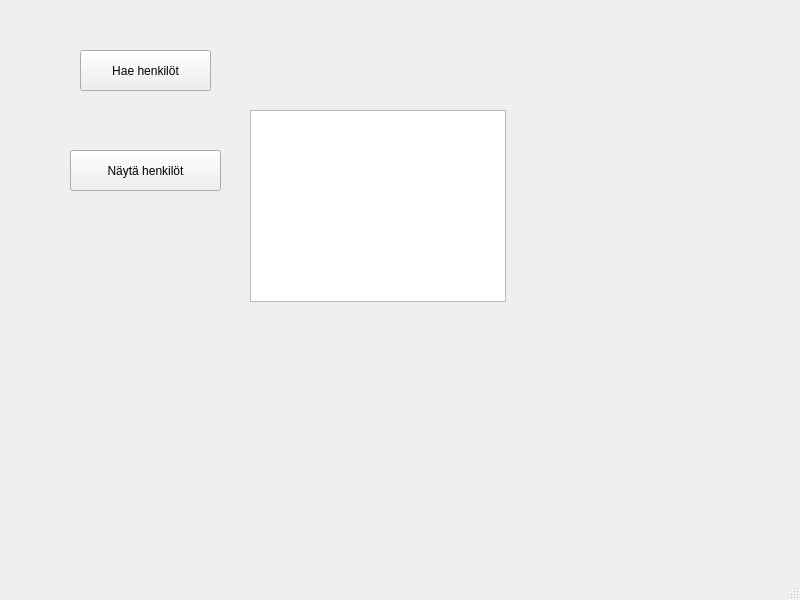
<?xml version="1.0" encoding="UTF-8"?>
<ui version="4.0">
 <class>MainWindow</class>
 <widget class="QMainWindow" name="MainWindow">
  <property name="geometry">
   <rect>
    <x>0</x>
    <y>0</y>
    <width>800</width>
    <height>600</height>
   </rect>
  </property>
  <property name="windowTitle">
   <string>MainWindow</string>
  </property>
  <widget class="QWidget" name="centralwidget">
   <widget class="QPushButton" name="btnGetPersons">
    <property name="geometry">
     <rect>
      <x>80</x>
      <y>50</y>
      <width>131</width>
      <height>41</height>
     </rect>
    </property>
    <property name="text">
     <string>Hae henkilöt</string>
    </property>
   </widget>
   <widget class="QPushButton" name="btnShowPersons">
    <property name="geometry">
     <rect>
      <x>70</x>
      <y>150</y>
      <width>151</width>
      <height>41</height>
     </rect>
    </property>
    <property name="text">
     <string>Näytä henkilöt</string>
    </property>
   </widget>
   <widget class="QTableView" name="tablePersons">
    <property name="geometry">
     <rect>
      <x>250</x>
      <y>110</y>
      <width>256</width>
      <height>192</height>
     </rect>
    </property>
   </widget>
  </widget>
  <widget class="QMenuBar" name="menubar">
   <property name="geometry">
    <rect>
     <x>0</x>
     <y>0</y>
     <width>800</width>
     <height>21</height>
    </rect>
   </property>
  </widget>
  <widget class="QStatusBar" name="statusbar"/>
 </widget>
 <resources/>
 <connections/>
</ui>
